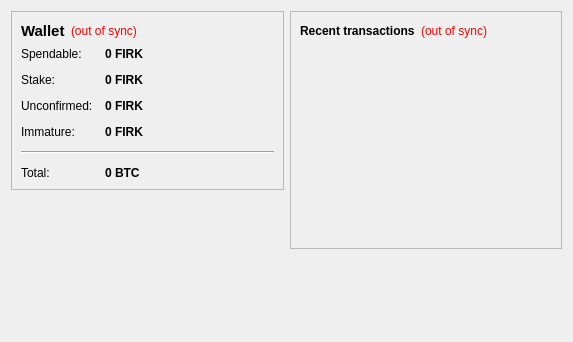
<?xml version="1.0" encoding="UTF-8"?>
<ui version="4.0">
 <class>OverviewPage</class>
 <widget class="QWidget" name="OverviewPage">
  <property name="geometry">
   <rect>
    <x>0</x>
    <y>0</y>
    <width>573</width>
    <height>342</height>
   </rect>
  </property>
  <property name="windowTitle">
   <string>Form</string>
  </property>
  <layout class="QHBoxLayout" name="horizontalLayout" stretch="1,1">
   <item>
    <layout class="QVBoxLayout" name="verticalLayout_2">
     <item>
      <widget class="QFrame" name="frame">
       <property name="frameShape">
        <enum>QFrame::StyledPanel</enum>
       </property>
       <property name="frameShadow">
        <enum>QFrame::Raised</enum>
       </property>
       <layout class="QVBoxLayout" name="verticalLayout_4">
        <item>
         <layout class="QHBoxLayout" name="horizontalLayout_4">
          <item>
           <widget class="QLabel" name="label_5">
            <property name="font">
             <font>
              <pointsize>11</pointsize>
              <weight>75</weight>
              <bold>true</bold>
             </font>
            </property>
            <property name="text">
             <string>Wallet</string>
            </property>
           </widget>
          </item>
          <item>
           <widget class="QLabel" name="labelWalletStatus">
            <property name="toolTip">
             <string>The displayed information may be out of date. Your wallet automatically synchronizes with the Firkcoin network after a connection is established, but this process has not completed yet.</string>
            </property>
            <property name="styleSheet">
             <string notr="true">QLabel { color: red; }</string>
            </property>
            <property name="text">
             <string notr="true">(out of sync)</string>
            </property>
            <property name="alignment">
             <set>Qt::AlignLeading|Qt::AlignLeft|Qt::AlignVCenter</set>
            </property>
           </widget>
          </item>
          <item>
           <spacer name="horizontalSpacer_2">
            <property name="orientation">
             <enum>Qt::Horizontal</enum>
            </property>
            <property name="sizeHint" stdset="0">
             <size>
              <width>40</width>
              <height>20</height>
             </size>
            </property>
           </spacer>
          </item>
         </layout>
        </item>
        <item>
         <layout class="QFormLayout" name="formLayout_2">
          <property name="fieldGrowthPolicy">
           <enum>QFormLayout::AllNonFixedFieldsGrow</enum>
          </property>
          <property name="horizontalSpacing">
           <number>12</number>
          </property>
          <property name="verticalSpacing">
           <number>12</number>
          </property>
          <item row="0" column="0">
           <widget class="QLabel" name="label">
            <property name="text">
             <string>Spendable:</string>
            </property>
           </widget>
          </item>
          <item row="0" column="1">
           <widget class="QLabel" name="labelBalance">
            <property name="font">
             <font>
              <weight>75</weight>
              <bold>true</bold>
             </font>
            </property>
            <property name="cursor">
             <cursorShape>IBeamCursor</cursorShape>
            </property>
            <property name="toolTip">
             <string>Your current spendable balance</string>
            </property>
            <property name="text">
             <string notr="true">0 FIRK</string>
            </property>
            <property name="textInteractionFlags">
             <set>Qt::LinksAccessibleByMouse|Qt::TextSelectableByKeyboard|Qt::TextSelectableByMouse</set>
            </property>
           </widget>
          </item>
          <item row="1" column="0">
           <widget class="QLabel" name="label_6">
            <property name="text">
             <string>Stake:</string>
            </property>
           </widget>
          </item>
          <item row="1" column="1">
           <widget class="QLabel" name="labelStake">
            <property name="font">
             <font>
              <weight>75</weight>
              <bold>true</bold>
             </font>
            </property>
            <property name="cursor">
             <cursorShape>IBeamCursor</cursorShape>
            </property>
            <property name="toolTip">
             <string>Total of coins that was staked, and do not yet count toward the current balance</string>
            </property>
            <property name="text">
             <string notr="true">0 FIRK</string>
            </property>
            <property name="textInteractionFlags">
             <set>Qt::LinksAccessibleByMouse|Qt::TextSelectableByKeyboard|Qt::TextSelectableByMouse</set>
            </property>
           </widget>
          </item>
          <item row="2" column="0">
           <widget class="QLabel" name="label_3">
            <property name="text">
             <string>Unconfirmed:</string>
            </property>
           </widget>
          </item>
          <item row="2" column="1">
           <widget class="QLabel" name="labelUnconfirmed">
            <property name="font">
             <font>
              <weight>75</weight>
              <bold>true</bold>
             </font>
            </property>
            <property name="cursor">
             <cursorShape>IBeamCursor</cursorShape>
            </property>
            <property name="toolTip">
             <string>Total of transactions that have yet to be confirmed, and do not yet count toward the current balance</string>
            </property>
            <property name="text">
             <string notr="true">0 FIRK</string>
            </property>
            <property name="textInteractionFlags">
             <set>Qt::LinksAccessibleByMouse|Qt::TextSelectableByKeyboard|Qt::TextSelectableByMouse</set>
            </property>
           </widget>
          </item>
          <item row="3" column="0">
           <widget class="QLabel" name="labelImmatureText">
            <property name="text">
             <string>Immature:</string>
            </property>
           </widget>
          </item>
          <item row="3" column="1">
           <widget class="QLabel" name="labelImmature">
            <property name="font">
             <font>
              <weight>75</weight>
              <bold>true</bold>
             </font>
            </property>
            <property name="toolTip">
             <string>Mined balance that has not yet matured</string>
            </property>
            <property name="text">
             <string notr="true">0 FIRK</string>
            </property>
            <property name="textInteractionFlags">
             <set>Qt::LinksAccessibleByMouse|Qt::TextSelectableByKeyboard|Qt::TextSelectableByMouse</set>
            </property>
           </widget>
          </item>
          <item row="4" column="0" colspan="2">
           <widget class="Line" name="line">
            <property name="orientation">
             <enum>Qt::Horizontal</enum>
            </property>
           </widget>
          </item>
          <item row="5" column="0">
           <widget class="QLabel" name="labelTotalText">
            <property name="text">
             <string>Total:</string>
            </property>
           </widget>
          </item>
          <item row="5" column="1">
           <widget class="QLabel" name="labelTotal">
            <property name="font">
             <font>
              <weight>75</weight>
              <bold>true</bold>
             </font>
            </property>
            <property name="cursor">
             <cursorShape>IBeamCursor</cursorShape>
            </property>
            <property name="toolTip">
             <string>Your current total balance</string>
            </property>
            <property name="text">
             <string notr="true">0 BTC</string>
            </property>
            <property name="textInteractionFlags">
             <set>Qt::LinksAccessibleByMouse|Qt::TextSelectableByKeyboard|Qt::TextSelectableByMouse</set>
            </property>
           </widget>
          </item>
         </layout>
        </item>
       </layout>
      </widget>
     </item>
     <item>
      <spacer name="verticalSpacer">
       <property name="orientation">
        <enum>Qt::Vertical</enum>
       </property>
       <property name="sizeHint" stdset="0">
        <size>
         <width>20</width>
         <height>40</height>
        </size>
       </property>
      </spacer>
     </item>
    </layout>
   </item>
   <item>
    <layout class="QVBoxLayout" name="verticalLayout_3">
     <item>
      <widget class="QFrame" name="frame_2">
       <property name="frameShape">
        <enum>QFrame::StyledPanel</enum>
       </property>
       <property name="frameShadow">
        <enum>QFrame::Raised</enum>
       </property>
       <layout class="QVBoxLayout" name="verticalLayout">
        <item>
         <layout class="QHBoxLayout" name="horizontalLayout_2">
          <item>
           <widget class="QLabel" name="label_4">
            <property name="text">
             <string>&lt;b&gt;Recent transactions&lt;/b&gt;</string>
            </property>
           </widget>
          </item>
          <item>
           <widget class="QLabel" name="labelTransactionsStatus">
            <property name="toolTip">
             <string>The displayed information may be out of date. Your wallet automatically synchronizes with the Firkcoin network after a connection is established, but this process has not completed yet.</string>
            </property>
            <property name="styleSheet">
             <string notr="true">QLabel { color: red; }</string>
            </property>
            <property name="text">
             <string notr="true">(out of sync)</string>
            </property>
            <property name="alignment">
             <set>Qt::AlignRight|Qt::AlignTrailing|Qt::AlignVCenter</set>
            </property>
           </widget>
          </item>
          <item>
           <spacer name="horizontalSpacer">
            <property name="orientation">
             <enum>Qt::Horizontal</enum>
            </property>
            <property name="sizeHint" stdset="0">
             <size>
              <width>40</width>
              <height>20</height>
             </size>
            </property>
           </spacer>
          </item>
         </layout>
        </item>
        <item>
         <widget class="QListView" name="listTransactions">
          <property name="styleSheet">
           <string notr="true">QListView { background: transparent; }</string>
          </property>
          <property name="frameShape">
           <enum>QFrame::NoFrame</enum>
          </property>
          <property name="verticalScrollBarPolicy">
           <enum>Qt::ScrollBarAlwaysOff</enum>
          </property>
          <property name="horizontalScrollBarPolicy">
           <enum>Qt::ScrollBarAlwaysOff</enum>
          </property>
          <property name="selectionMode">
           <enum>QAbstractItemView::NoSelection</enum>
          </property>
         </widget>
        </item>
       </layout>
      </widget>
     </item>
     <item>
      <spacer name="verticalSpacer_2">
       <property name="orientation">
        <enum>Qt::Vertical</enum>
       </property>
       <property name="sizeHint" stdset="0">
        <size>
         <width>20</width>
         <height>40</height>
        </size>
       </property>
      </spacer>
     </item>
    </layout>
   </item>
  </layout>
 </widget>
 <resources/>
 <connections/>
</ui>
